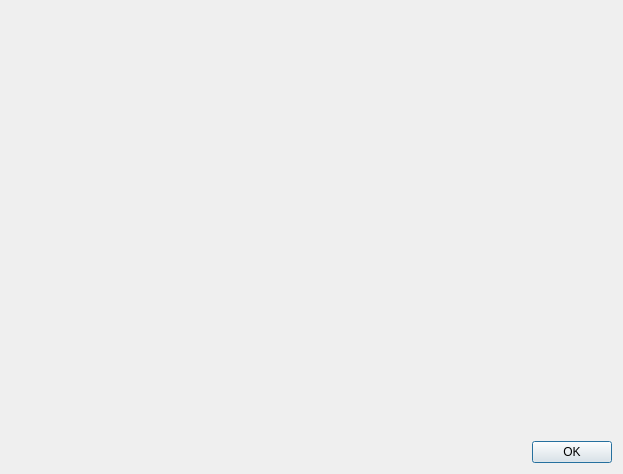
<?xml version="1.0" encoding="UTF-8"?>
<ui version="4.0">
 <class>HelpUI</class>
 <widget class="QDialog" name="HelpUI">
  <property name="geometry">
   <rect>
    <x>0</x>
    <y>0</y>
    <width>623</width>
    <height>474</height>
   </rect>
  </property>
  <property name="windowTitle">
   <string>Aide</string>
  </property>
  <layout class="QGridLayout" name="gridLayout">
   <item row="0" column="0">
    <widget class="QSplitter" name="splitter">
     <property name="sizePolicy">
      <sizepolicy hsizetype="Expanding" vsizetype="Preferred">
       <horstretch>0</horstretch>
       <verstretch>0</verstretch>
      </sizepolicy>
     </property>
     <property name="baseSize">
      <size>
       <width>0</width>
       <height>0</height>
      </size>
     </property>
     <property name="orientation">
      <enum>Qt::Horizontal</enum>
     </property>
    </widget>
   </item>
   <item row="2" column="0">
    <widget class="QDialogButtonBox" name="buttonBox">
     <property name="orientation">
      <enum>Qt::Horizontal</enum>
     </property>
     <property name="standardButtons">
      <set>QDialogButtonBox::Ok</set>
     </property>
    </widget>
   </item>
  </layout>
 </widget>
 <resources/>
 <connections>
  <connection>
   <sender>buttonBox</sender>
   <signal>accepted()</signal>
   <receiver>HelpUI</receiver>
   <slot>accept()</slot>
   <hints>
    <hint type="sourcelabel">
     <x>248</x>
     <y>254</y>
    </hint>
    <hint type="destinationlabel">
     <x>157</x>
     <y>274</y>
    </hint>
   </hints>
  </connection>
  <connection>
   <sender>buttonBox</sender>
   <signal>rejected()</signal>
   <receiver>HelpUI</receiver>
   <slot>reject()</slot>
   <hints>
    <hint type="sourcelabel">
     <x>316</x>
     <y>260</y>
    </hint>
    <hint type="destinationlabel">
     <x>286</x>
     <y>274</y>
    </hint>
   </hints>
  </connection>
 </connections>
</ui>
